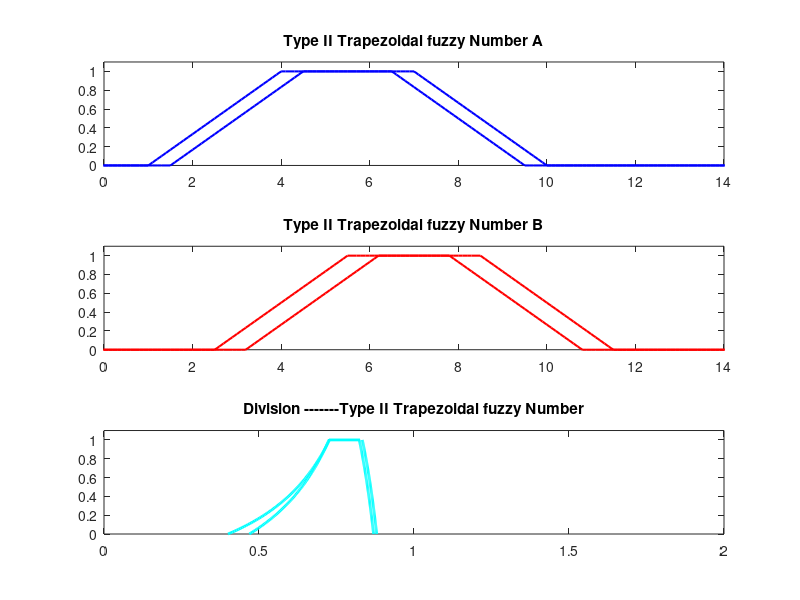

Write MATLAB code to recreate this figure.
clear
clc
%  Shahab Sotudian--94125091
% Trapezoidal Number Operations
% Type_II fuzzy Trapezoidal  Number A
a1L=1;
a2L=4;
a3L=7;
a4L=10;

a1U=1.5;
a2U=4.5;
a3U=6.5;
a4U=9.5;
% Type_II fuzzy Trapezoidal Number B
b1L=2.5;
b2L=5.5;
b3L=8.5;
b4L=11.5;

b1U=3.2;
b2U=6.2;
b3U=7.8;
b4U=10.8;

alfa=0;
y=[];
l = -5:0.1:15;
% alfa cut
AL=[((a2L-a1L)*alfa+a1L),(-(a4L-a3L)*alfa+a4L)];
BL=[((b2L-b1L)*alfa+b1L),(-(b4L-b3L)*alfa+b4L)];

AU=[((a2U-a1U)*alfa+a1U),(-(a4U-a3U)*alfa+a4U)];
BU=[((b2U-b1U)*alfa+b1U),(-(b4U-b3U)*alfa+b4U)];

% Division 
for i=1:1:101
    alfa=(i-1)/100;
   y(i)=alfa;
s1L(i)=((a2L-a1L)*alfa+a1L)./((b2L-b1L)*alfa+b1L);
s2L(i)=(-(a4L-a3L)*alfa+a4L)./(-(b4L-b3L)*alfa+b4L);

s1U(i)=((a2U-a1U)*alfa+a1U)./((b2U-b1U)*alfa+b1U);
s2U(i)=(-(a4U-a3U)*alfa+a4U)./(-(b4U-b3U)*alfa+b4U);

end



       subplot(311)
h1=trapmf(l,[1 4 7 10]);
plot(l,h1,'b','linewidth',1.5)
hold on
h2=trapmf(l,[1.5 4.5 6.5 9.5]);
plot(l,h2,'b','linewidth',1.5)
title('Type II Trapezoidal fuzzy Number A')
axis([0,14,0,1.1])

       subplot(312)
h3=trapmf(l,[2.5,5.5,8.5,11.5]);
plot(l,h3,'r','linewidth',1.5)
hold on
h4=trapmf(l,[3.2,6.2,7.8,10.8]);
plot(l,h4,'r','linewidth',1.5)
title('Type II Trapezoidal fuzzy Number B')
axis([0,14,0,1.1])

      subplot(313)
plot(s1L,y,'c','linewidth',2)
hold on
plot(s2L,y,'c','linewidth',2)
hold on
s3L=s1L(101):0.1:s2L(101);
p=ones([size(s3L),1]);
plot(s3L,p,'c','linewidth',2)
hold on
plot(s1U,y,'c','linewidth',2)
hold on
plot(s2U,y,'c','linewidth',2)
hold on
s3U=s1U(101):0.1:s2U(101);
p=ones([size(s3U),1]);
plot(s3U,p,'c','linewidth',2)

axis([0,2,0,1.1])
title('Division -------Type II Trapezoidal fuzzy Number')
